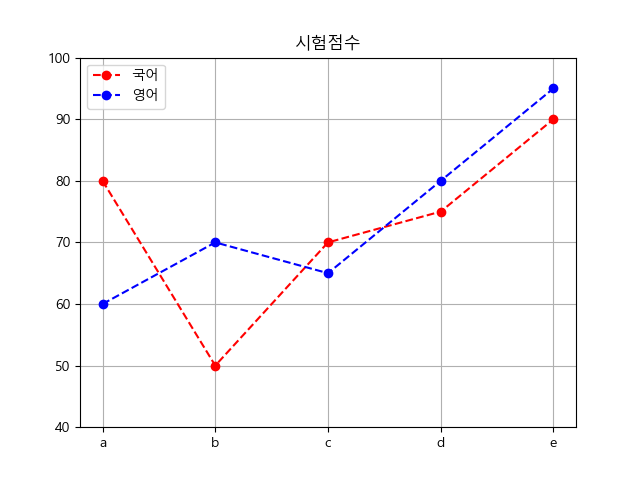

The script that saved this image:
# 시각화의 중요성 5가지 따로 정리

# matplotlib : 플로팅 라이브러리. 그래프 생성을 위한 다양한 함수를 제공
# 시각화의 중요성 
import numpy as np
import matplotlib.pyplot as plt
plt.rc('font',family = "malgun gothic")
plt.rcParams['axes.unicode_minus'] = False
x = ["서울", "인천","수원"]
y = [5,3,7]
# x = {"서울", "인천","수원"} # set 타입은 쓸 수 없음
# y = [5,3,7]
plt.xlim([-1,3])
plt.ylim([0,10])
plt.grid()
plt.plot(x,y)
plt.show()

data = np.arange(1,11,2)
plt.plot(data)
x = [0,1,2,3,4]
for a, b in zip(x,data):
    plt.text(a,b,str(b))
plt.show()

x = np.arange(10)
y = np.sin(x)
print(x,y)
# plt.plot(x,y)
plt.plot(x,y,'go--',linewidth=2,markersize=12)
plt.show()

# hold 복수의 plot으로 여러개의 차트를 겹쳐 그림
x = np.arange(0,np.pi*3,0.1)
print(x)
y_sin = np.sin(x)
y_cos = np.cos(x)
plt.figure(figsize=(10,5))
plt.plot(x,y_sin,'r')
plt.scatter(x,y_cos)
plt.xlabel('x 축')
plt.ylabel('y 축')
plt.title("sin,cos")
plt.legend(['sin','cos'])
plt.show()

print()
# subplot : 하나의 figure를 여러개의 Axes(plot)으로 나누기
plt.subplot(2,1,1)
plt.plot(x,y_sin)
plt.title('sin')
plt.subplot(2,1,2)
plt.plot(x,y_cos)
plt.title('cos')
plt.show()
print()
irum = ['a','b','c','d','e']
kor = [80,50,70,75,90]
eng = [60,70,65,80,95]
plt.plot(irum,kor,'ro--')
plt.plot(irum,eng,'bo--')
plt.ylim([40,100])
plt.title("시험점수")
plt.legend(['국어','영어'],loc='best')
plt.grid()
fig = plt.gcf()
plt.show()
fig.savefig('plot1.png')    # img 출력 방법 img 저장하고 static 저장 img src로 읽기 - 정적 - 도표같은 정적 img 구현 
                            # js img 출력 라이브러리를 써서 동적 이미지 구현 - 동적 - 제대로 img 구현
from matplotlib.pyplot import imread
img = imread('plot1.png') 
plt.imshow(img)
plt.show()
